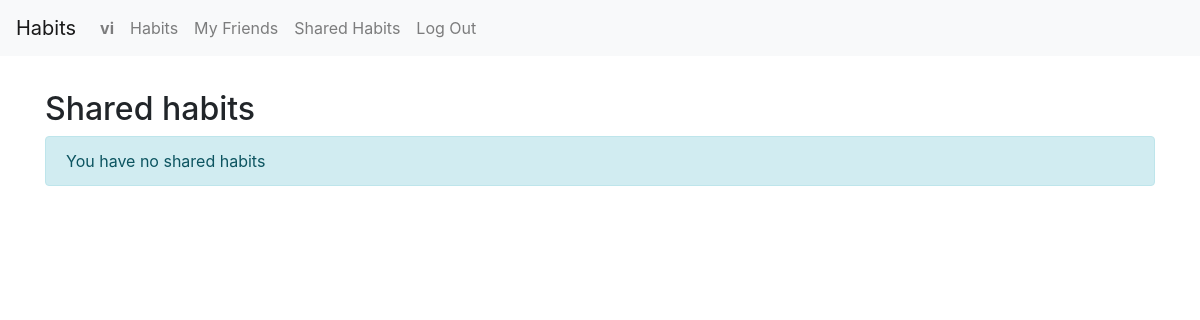
The app's page /shared/ (signed in), older data.
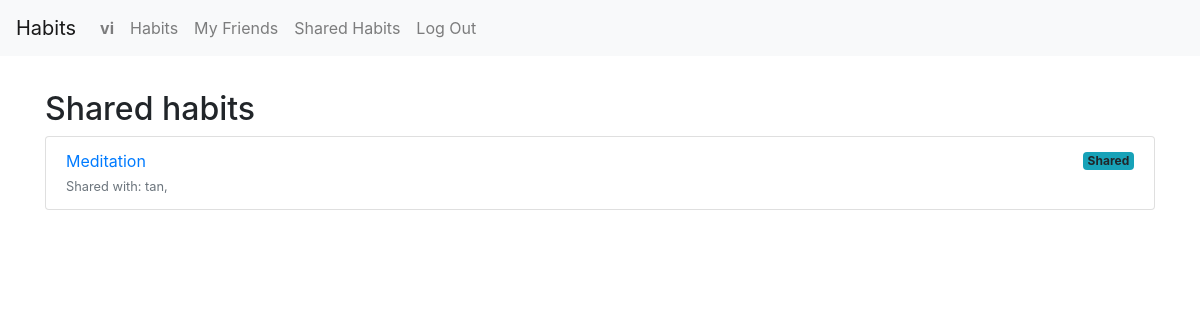
The same page, newer data.
### tracker/models.py (models this page shows, shortened)
class Habit(models.Model):
    name = models.CharField(max_length=100)
    created_at = models.DateField(auto_now_add=True)
    description = models.TextField(blank=True)
    users = models.ManyToManyField(User, related_name="shared_habits")
    owner = models.ForeignKey(User, on_delete=models.CASCADE, related_name="habits_owned", null=True, blank=True)
    target_minutes = models.PositiveIntegerField(default=30)
    category = models.ForeignKey(Category, on_delete=models.CASCADE, related_name='habits')

class User(AbstractUser):
    friends = models.ManyToManyField("self", symmetrical=True, blank=True)

### tracker/views.py (the view)
# urls.py: path("shared/", views.shared_habits_view, name="shared_habits"),
@login_required
def shared_habits_view(request):
    shared_habits = Habit.objects.filter(users=request.user)
    shared_habits = [habit for habit in shared_habits if habit.users.count() > 1]
    return render(request, "tracker/shared_habits.html", {
        "habits": shared_habits,
    })

### tracker/templates/tracker/shared_habits.html
{% extends "tracker/layout.html" %}
{% load static %}
{% block body %}
    <div class="container mt-4">
        <h2>Shared habits</h2>
        {% if habits %}
            <ul class="list-group">
                {% for habit in habits %}
                    <li class="list-group-item">
                        <div class="d-flex justify-content-between align-items-center">
                            <a href="{% url 'habit_detail' habit.id %}">{{ habit.name }}</a>
                            {% if habit.owner == request.user %}
                                <span class="badge bg-info">Shared</span>
                            {% else %}
                                <span class="badge bg-warning">Owner</span>
                            {% endif %}
                        </div>
                        <small class="text-muted">
                            Shared with:
                            {% for user in habit.users.all %}
                                {% if user != request.user %}
                                    {{ user.username }}{% if not forloop.last %}, {% endif %}
                                {% endif %}
                            {% endfor %}
                        </small>
                    </li>
                {% endfor %}
            </ul>
        {% else %}
            <div class="alert alert-info">You have no shared habits</div>
        {% endif %}
    </div>
{% endblock %}

Row changes from the older to the newer data that the page shows:
added Habit: name "Meditation", shows "Shared"
now on this page (row unchanged): User: username "tan"
Text that changed along with them:
text no longer shown: "You have no shared habits"
